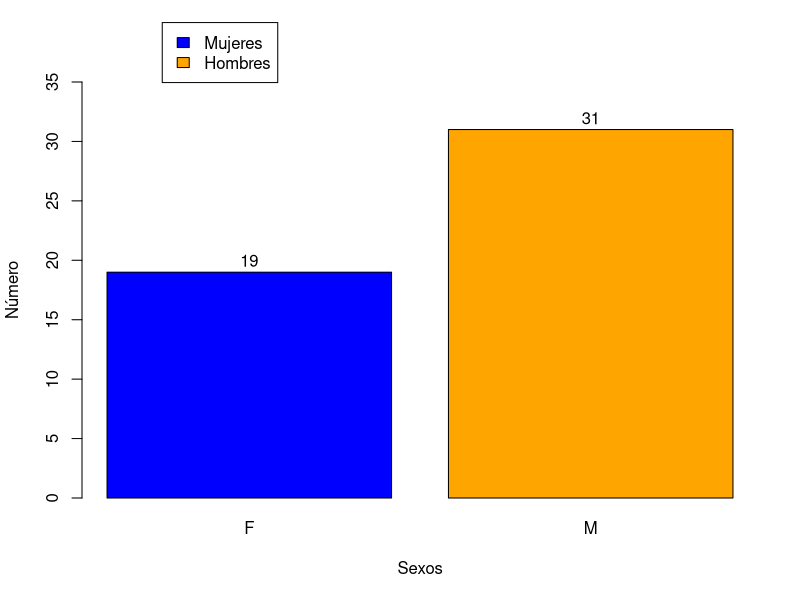
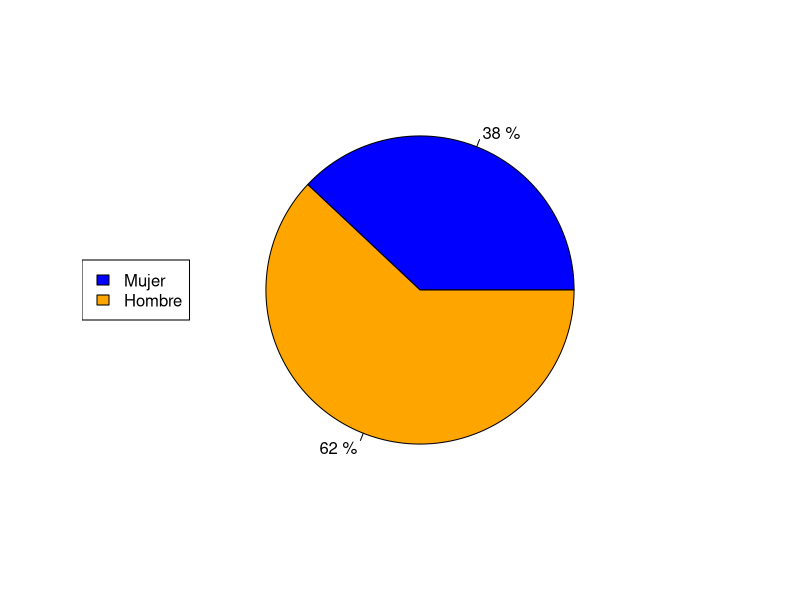

These figures' R source, in order:
# Ejercicio con vectores y dataframe (Cap 8)
# ==========================================

#1)
empleados = read.csv("datos_ejercicio.csv",header=FALSE)
head(empleados,20)

#2) Cambiar nombre campos
names(empleados)=c("Categoría","Sexo","Sueldo")

#4) Descripción del dataframe
cat("\014")
str(empleados)

#5) Sueldo más bajo
min(empleados$Sueldo)
empleados[which(empleados$Sueldo==min(empleados$Sueldo)),]

#6) Sueldo más bajo
max(empleados$Sueldo)
empleados[which(empleados$Sueldo==max(empleados$Sueldo)),]

#7) Mileuristas
cat("\014")
dim(empleados[empleados$Sueldo<1000,])
#7.1) 
dim(empleados[empleados$Sueldo<1000 & empleados$Sexo=="F",])
dim(empleados[empleados$Sueldo<1000 & empleados$Sexo=="M",])
#7.2) 
dim(empleados[empleados$Sueldo<1000 & empleados$Categoría=="I",])
dim(empleados[empleados$Sueldo<1000 & empleados$Categoría=="II",])
dim(empleados[empleados$Sueldo<1000 & empleados$Categoría=="III",])

#8) Mileuristas
e2=empleados[empleados$Sueldo<1000,]
t2=table(e2$Sexo,e2$Categoría) #todavía puede que no lo hagan así
tSexo=table(e2$Sexo)
tCat=table(e2$Categoría)
t2
tSexo
tCat

#9) Mileuristas. Porcentajes
prop.table(t2)
prop.table(tSexo)
prop.table(tCat)

#10.1) Empleados top
cat("\014")
emTop = empleados[order(empleados$Sueldo,decreasing = TRUE),]
em50 = emTop[1:50,]
prop.table(table(em50$Categoría,em50$Sexo))
#10.2)
mean(em50$Sueldo[em50$Sexo=="M"])-mean(em50$Sueldo[em50$Sexo=="F"])
#10,3)
graf1 <-barplot(table(em50$Sexo),
        col=c("blue","orange"),
        legend.text=c("Mujeres","Hombres"),
        args.legend = list(x=0.8,y=40,cex=1),
        xlab="Sexos",ylab="Número",
        ylim=c(0,35))
text(x=graf1,y=table(em50$Sexo)+1,labels=table(em50$Sexo))

pie(prop.table(table(em50$Sexo)),
    col=c("blue","orange"),
    labels=paste(as.character(100*prop.table(table(em50$Sexo))),"%"),
    )
legend("left",c("Mujer","Hombre"),fill=c("blue","orange"))



